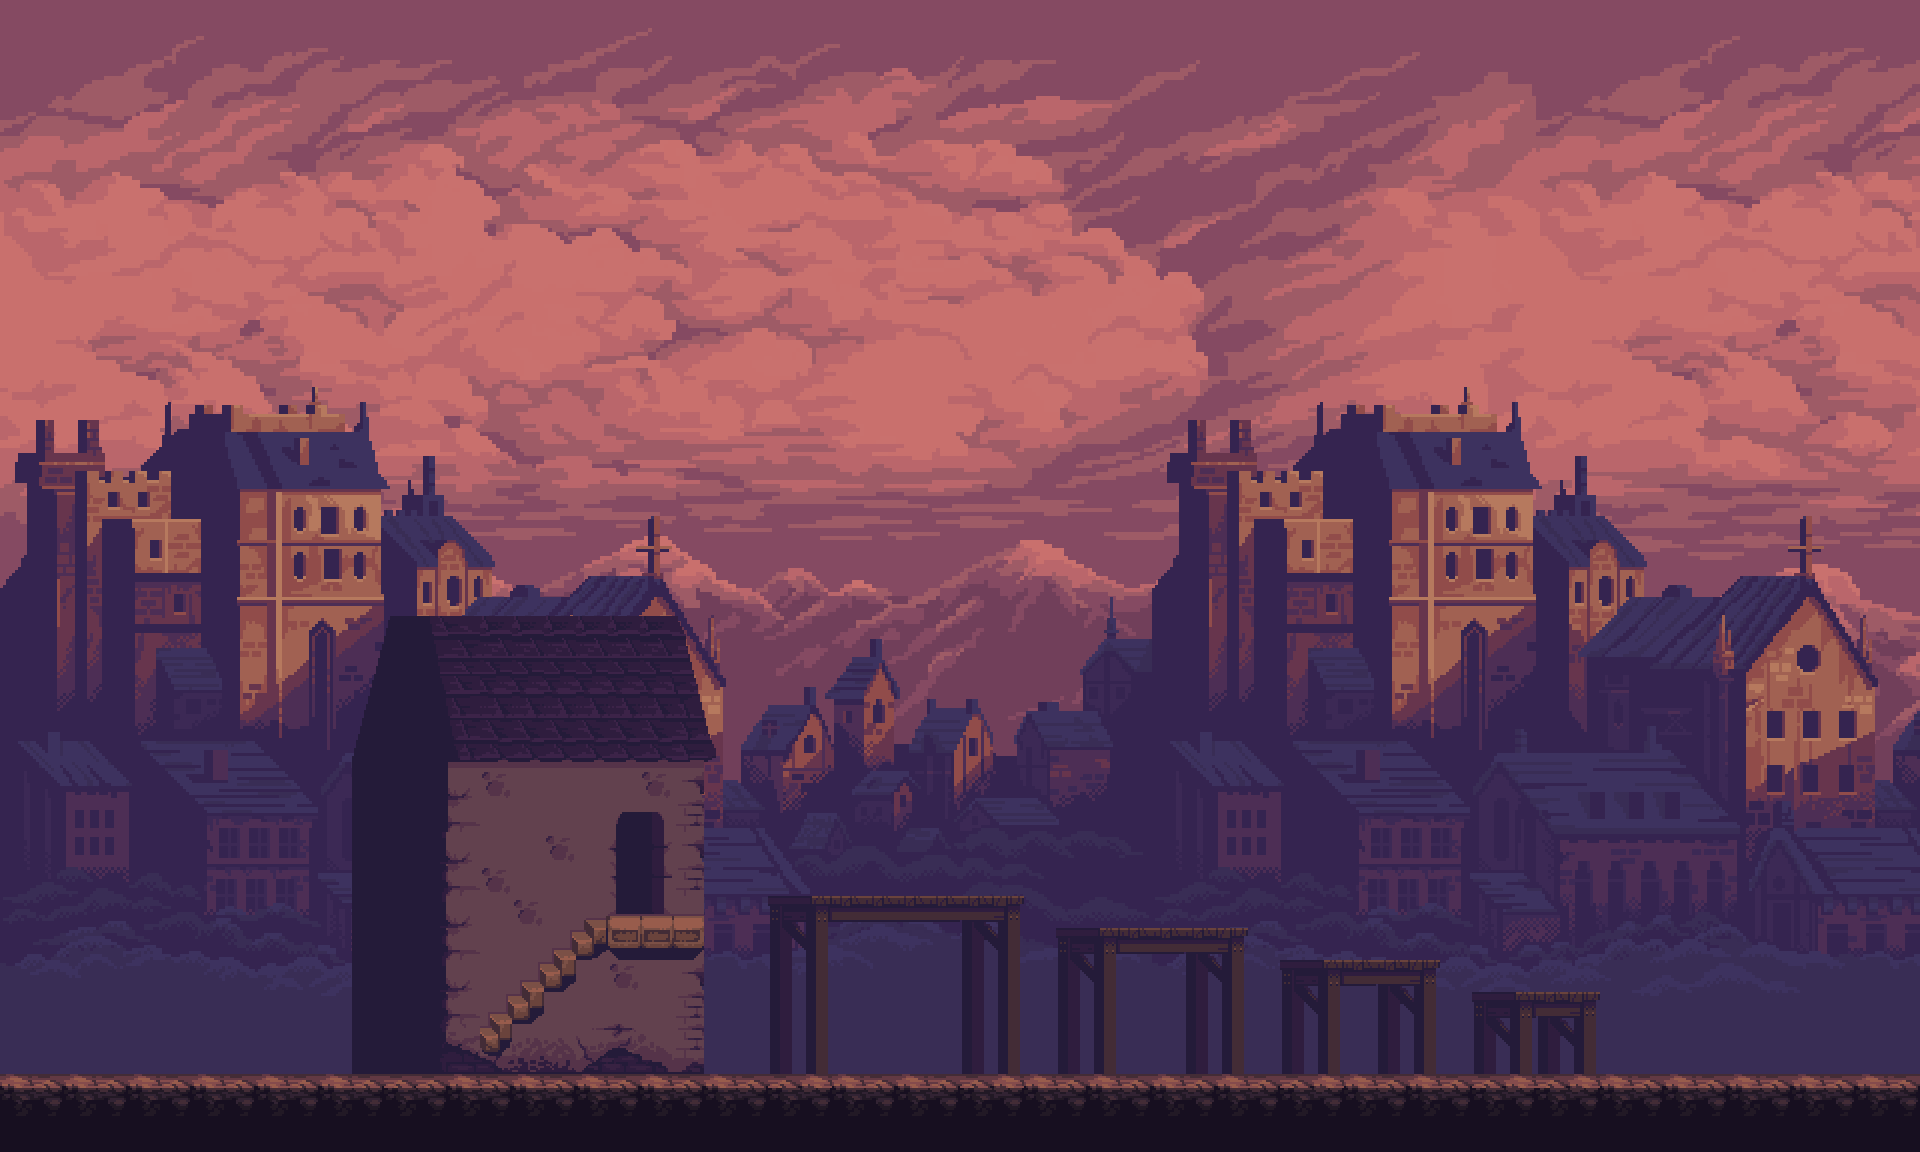

Tiled map render using the project's own tile images. Description and the map definition, with tile-layer contents summarised, below:
An orthogonal 60x36 tile map with 32x32 px tiles, 3 tile layers (Слой тайлов 1, Слой тайлов 2, Слой тайлов 3), 3 tilesets and 22 objects (4x Граница, Земля, spawn).

<map version="1.2" tiledversion="1.3.1" orientation="orthogonal" renderorder="right-down" compressionlevel="0" width="60" height="36" tilewidth="32" tileheight="32" infinite="0" nextlayerid="10" nextobjectid="75">
 <tileset firstgid="1" name="background3" tilewidth="32" tileheight="32" tilecount="1728" columns="48">
  <image source="../tiles/background3.png" width="1536" height="1152" />
 </tileset>
 <tileset firstgid="1729" name="middleground2" tilewidth="32" tileheight="32" tilecount="972" columns="36">
  <image source="../tiles/middleground2.png" width="1152" height="864" />
 </tileset>
 <tileset firstgid="2701" name="tileset2" tilewidth="32" tileheight="32" tilecount="444" columns="37">
  <image source="../tiles/tileset2.png" width="1184" height="384" />
 </tileset>
 <layer id="5" name="Слой тайлов 1" width="60" height="36">
  <data>[2160 cells, 2160 non-empty, 1728 distinct tile ids]</data>
 </layer>
 <layer id="6" name="Слой тайлов 2" width="60" height="36">
  <data>[2160 cells, 1620 non-empty, 972 distinct tile ids]</data>
 </layer>
 <layer id="7" name="Слой тайлов 3" width="60" height="36">
  <data>[2160 cells, 402 non-empty, 101 distinct tile ids]</data>
 </layer>
 <objectgroup color="#55ffff" id="9" name="Triggers" visible="0">
  <object id="62" x="832" y="832" width="32" height="32">
   <properties>
    <property name="enemy" value="yes" />
   </properties>
  </object>
  <object id="67" x="736" y="864" width="32" height="32">
   <properties>
    <property name="reverse" value="yes" />
   </properties>
  </object>
  <object id="68" x="1024" y="864" width="32" height="32">
   <properties>
    <property name="reverse" value="yes" />
   </properties>
  </object>
 </objectgroup>
 <objectgroup color="#00ff00" id="2" name="Blocking" visible="0">
  <object id="13" name="Земля" x="0" y="1082.18" width="1920" height="65">
   <properties>
    <property name="blockers" value="tblr" />
   </properties>
  </object>
  <object id="32" x="480.037" y="1032.06" width="11.9289" height="24">
   <properties>
    <property name="blockers" value="t" />
   </properties>
  </object>
  <object id="41" x="492.004" y="1017.99" width="16.0489" height="25.5">
   <properties>
    <property name="blockers" value="t" />
   </properties>
  </object>
  <object id="45" x="508.01" y="1000.03" width="15.9644" height="26">
   <properties>
    <property name="blockers" value="tl" />
   </properties>
  </object>
  <object id="46" x="524.008" y="985.993" width="16.1186" height="29.2727">
   <properties>
    <property name="blockers" value="tl" />
   </properties>
  </object>
  <object id="47" x="540.057" y="968.036" width="16.0079" height="26">
   <properties>
    <property name="blockers" value="tl" />
   </properties>
  </object>
  <object id="48" x="556.052" y="953.972" width="15.9447" height="29.2727">
   <properties>
    <property name="blockers" value="tl" />
   </properties>
  </object>
  <object id="49" x="571.99" y="936.045" width="16.2253" height="26">
   <properties>
    <property name="blockers" value="tl" />
   </properties>
  </object>
  <object id="50" x="588.063" y="924.048" width="19.9882" height="29.2727">
   <properties>
    <property name="blockers" value="tl" />
   </properties>
  </object>
  <object id="51" x="608.074" y="916.012" width="95.9981" height="32.4357">
   <properties>
    <property name="blockers" value="tlbr" />
   </properties>
  </object>
  <object id="55" x="768" y="896" width="256" height="24.3333">
   <properties>
    <property name="blockers" value="tblr" />
   </properties>
  </object>
  <object id="56" x="1056" y="928" width="192" height="23">
   <properties>
    <property name="blockers" value="tblr" />
   </properties>
  </object>
  <object id="57" x="1280" y="960" width="160" height="24">
   <properties>
    <property name="blockers" value="tblr" />
   </properties>
  </object>
  <object id="58" x="1472" y="992" width="128" height="24">
   <properties>
    <property name="blockers" value="tblr" />
   </properties>
  </object>
  <object id="70" name="Граница" x="1920" y="0" width="-1" height="1152">
   <properties>
    <property name="blockers" value="tblr" />
   </properties>
  </object>
  <object id="71" name="Граница" x="0" y="0" width="1920" height="1">
   <properties>
    <property name="blockers" value="tblr" />
   </properties>
  </object>
  <object id="73" name="Граница" x="0" y="0" width="1" height="1152">
   <properties>
    <property name="blockers" value="tblr" />
   </properties>
  </object>
  <object id="74" name="Граница" x="0" y="1152" width="1920" height="-1">
   <properties>
    <property name="blockers" value="tblr" />
   </properties>
  </object>
 </objectgroup>
 <objectgroup color="#aa55ff" id="3" name="Spawn" visible="0">
  <object id="6" name="spawn" x="96" y="448" width="32" height="32">
   <properties>
    <property name="player" value="yes" />
   </properties>
  </object>
 </objectgroup>
</map>